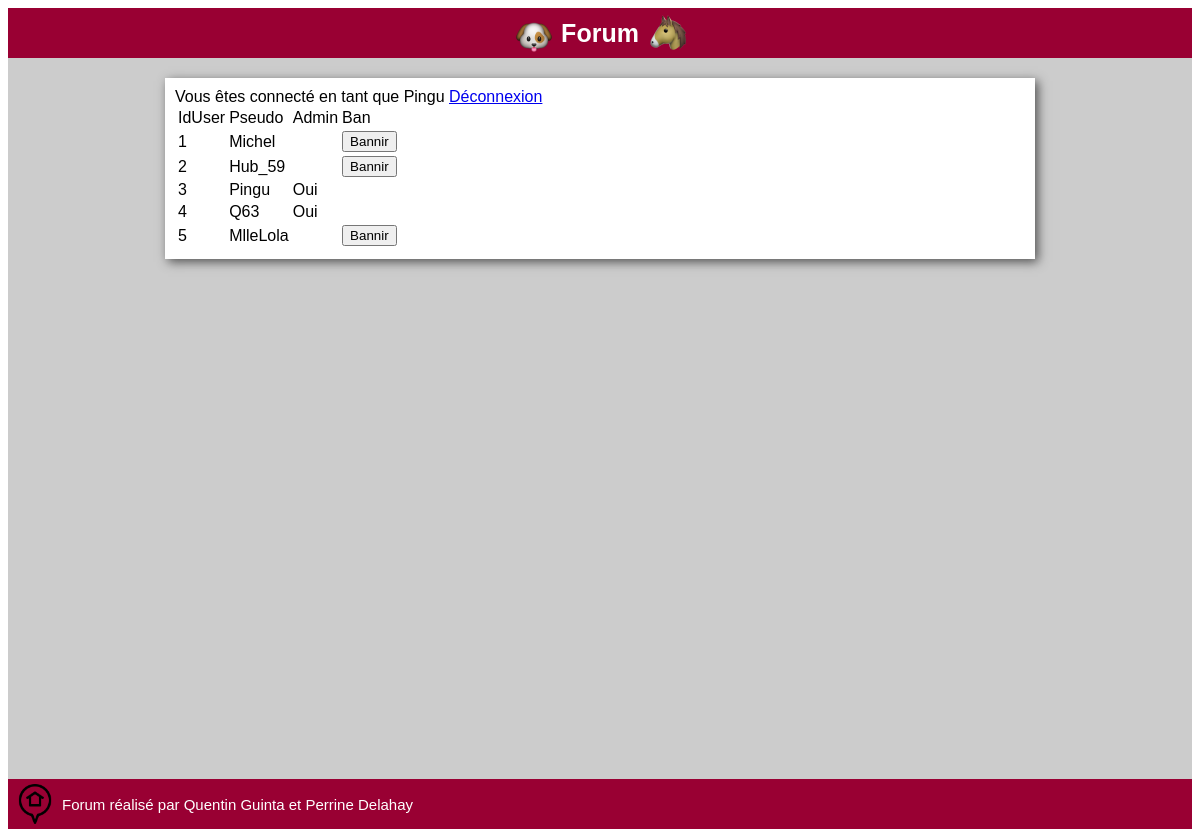
The page /administration.php (signed in) on the database its author committed.
### tables this page shows
CREATE TABLE IF NOT EXISTS Utilisateur(
idUser INT AUTO_INCREMENT,  
pseudo VARCHAR(64),  
email VARCHAR(64),
cheminAvatar VARCHAR(64), 
password VARCHAR(64),
isAdmin TINYINT,
isConnected TINYINT,
isBanned TINYINT,
motifBan VARCHAR(64),
dateFinBan DATETIME,
PRIMARY KEY(idUser));

### dataManagers/UtilisateurManager.php (called while the page is built, shortened)
<?php
    include_once("C:/UwAmp/www/PPE01-Le-Forum/PHP Perrine/data/Utilisateur.php");
    class UtilisateurManager
    {
        public static function findUser($pseudo)
        {
            $connex = DatabaseLinker::getConnexion();
            $user=null;
            $state=$connex->prepare("SELECT * FROM Utilisateur WHERE pseudo=?");
            $state->bindParam(1,$pseudo);
            $state->execute();
            $resultatsUsers=$state->fetchAll();
            if(!empty($resultatsUsers))
            {
                $resultUser=$resultatsUsers[0];
                $user = new Utilisateur();
                $user->setIdUser($resultUser["idUser"]);
                $user->setPseudo($resultUser["pseudo"]);
                $user->setEmail($resultUser["email"]);
                $user->setCheminAvatar($resultUser["cheminAvatar"]);
                $user->setPassword($resultUser["password"]);
                $user->setIsAdmin($resultUser["isAdmin"]);
                $user->setIsConnected($resultUser["isConnected"]);
                $user->setIsBanned($resultUser["isBanned"]);
                $user->setMotifBan($resultUser["motifBan"]);
                $user->setDateFinBan($resultUser["dateFinBan"]);
            }
            return $user;
        }
        public static function findUserWithId($idUser)
        {
            $connex = DatabaseLinker::getConnexion();
            $user=null;
            $state=$connex->prepare("SELECT * FROM Utilisateur WHERE idUser=?");
            $state->bindParam(1,$idUser);
            $state->execute();
            $resultatsUsers=$state->fetchAll();
            if(!empty($resultatsUsers))
            {
                $resultUser=$resultatsUsers[0];
                $user = new Utilisateur();
                $user->setIdUser($resultUser["idUser"]);
                $user->setPseudo($resultUser["pseudo"]);
                $user->setEmail($resultUser["email"]);
                $user->setCheminAvatar($resultUser["cheminAvatar"]);
                $user->setPassword($resultUser["password"]);
                $user->setIsAdmin($resultUser["isAdmin"]);
                $user->setIsConnected($resultUser["isConnected"]);
                $user->setIsBanned($resultUser["isBanned"]);
                $user->setMotifBan($resultUser["motifBan"]);
                $user->setDateFinBan($resultUser["dateFinBan"]);
            }
            return $user;
        }
        public static function findAllUsers()
        {
            $tabUsers = array();
            $connex = DatabaseLinker::getConnexion();
            $state = $connex->prepare("SELECT idUser FROM Utilisateur");
            $state->execute();
            $resultats = $state->fetchAll();
            foreach($resultats as $result)
            {
                $user = UtilisateurManager::findUserWithId($result["idUser"]);
                $tabUsers[] = $user;
            }
            return $tabUsers;
        }
    }
?>

### data/Utilisateur.php (called while the page is built, shortened)
<?php
    class Utilisateur
    {
        private $idUser;
        private $pseudo;
        private $isAdmin;
        private $isBanned;
        function getIsBanned() {
            return $this->isBanned;
        }
        function setIsBanned($isBanned) {
            $this->isBanned = $isBanned;
        }
        function getIdUser()
        {
            return $this->idUser;
        }
        function getPseudo()
        {
            return $this->pseudo;
        }
        function getIsAdmin()
        {
            return $this->isAdmin;
        }
        function setIdUser($idUser)
        {
            $this->idUser = $idUser;
        }
        function setPseudo($pseudo)
        {
            $this->pseudo = $pseudo;
        }
        function setIsAdmin($isAdmin)
        {
            $this->isAdmin = $isAdmin;
        }
    }

### administration.php (the view, shortened to what this page needs)
<?php
    include_once("include/header.php");
    include_once("data/Utilisateur.php");
    include_once("dataManagers/UtilisateurManager.php");
    if(isset($_SESSION["login"]))
    {
        echo "Vous êtes connecté en tant que ".$_SESSION["login"];
        $currentUser = UtilisateurManager::findUser($_SESSION["login"]);
?>
        <a href="index.php?deco=true">Déconnexion</a>
<?php
        if($currentUser->getIsAdmin()==1)
        {
            $tabUsers = UtilisateurManager::findAllUsers();
?>
            <table>
                <tr>
                    <td>IdUser</td>
                    <td>Pseudo</td>
                    <td>Admin</td>
                    <td>Ban</td>
                </tr>
<?php
            foreach ($tabUsers as $user)
            {
?>
                <tr>
                    <td> <?php echo $user->getIdUser(); ?></td>
                    <td> <?php echo $user->getPseudo(); ?></td>
                    <td> <?php if($user->getIsAdmin()==1){echo "Oui";}else{echo"";} ?></td>
                    <td>
<?php
                        if($user->getIsBanned()==0 && $user->getIsAdmin()==0)
                        {
?>
                            <form method="POST" action="updateBan.php">
                                <input type="submit" value="Bannir"/>
                            </form>
<?php
                        }
?>
                    </td>
                </tr>
<?php
            }
?>
            </table>
<?php
        }
    }
    include_once("include/footer.php");
?>

### include/header.php (shortened to what this page needs)
<!DOCTYPE html>
<html lang="fr">
    <head>
        <link rel="stylesheet" type="text/css" href="css/general.css" media="all"/>
    </head>
    <body>
        <div class="bandeau-top">
            <a class="accueil-link" href="index.php">
                <img src="images/dog-emoji.png" alt="logo-chien"/>
                <span>Forum</span>
                <img src="images/horse-emoji.png" alt="logo-cheval"/>
            </a>
        </div>
        <div class="page-container">
            <div class="page-content">

### include/footer.php
        </div>
    </div>
    <div class="bandeau-bottom">
        <a class="accueil-link" href="index.php">
            <img src="images/style-one-pin-home.png" alt="logo-home"/>
        </a>
        <span>Forum réalisé par Quentin Guinta et Perrine Delahay</span>
    </div>
    </body>
</html>

### css/general.css (style rules this page uses)
.accueil-link { display: flex; align-items: center; text-decoration: none; }
.bandeau-top { width: 100%; height:50px; background: #990033; display: flex; justify-content: center; align-items: center; font-family: tahoma, sans-serif; }
.bandeau-top img { height: 40px; width: 40px; margin-right: 7px; margin-left: 7px; }
.bandeau-top span { color:white; font-weight: bold; font-size: 25px; }
.bandeau-bottom { width: 100%; height:50px; background: #990033; display: flex; justify-content: flex-start; align-items: center; font-family: tahoma, sans-serif; }
.bandeau-bottom span { color:white; font-size: 15px; }
.bandeau-bottom img { height: 40px; width: 40px; margin-right: 7px; margin-left: 7px; }
.page-container { font-family: tahoma, sans-serif; display: flex; justify-content: center; background: #cccccc; padding-bottom: 500px; height:100%; }
.page-content { margin-top: 20px; width: 850px; background: white; padding: 10px; margin-bottom: 20px; box-shadow: 3px 3px 10px #525252 }
img { height: 30px; width: 30px; }

### rows shown on the page
utilisateur: idUser "1", pseudo "Michel"
utilisateur: idUser "2", pseudo "Hub_59"
utilisateur: idUser "3", pseudo "Pingu", isAdmin "Oui"
utilisateur: idUser "4", pseudo "Q63", isAdmin "Oui"
utilisateur: idUser "5", pseudo "MlleLola"

### other values the page prints
$_SESSION["login"] "Pingu"
